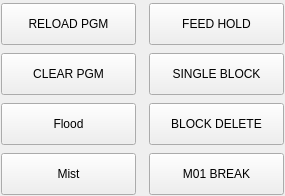
<?xml version="1.0" encoding="UTF-8"?>
<ui version="4.0">
 <class>USER_BUTTONS</class>
 <widget class="QWidget" name="USER_BUTTONS">
  <property name="geometry">
   <rect>
    <x>0</x>
    <y>0</y>
    <width>285</width>
    <height>196</height>
   </rect>
  </property>
  <property name="sizePolicy">
   <sizepolicy hsizetype="Preferred" vsizetype="Preferred">
    <horstretch>0</horstretch>
    <verstretch>0</verstretch>
   </sizepolicy>
  </property>
  <property name="windowTitle">
   <string>User Buttons</string>
  </property>
  <property name="layoutDirection">
   <enum>Qt::LayoutDirection::LeftToRight</enum>
  </property>
  <layout class="QGridLayout" name="gridLayout">
   <property name="leftMargin">
    <number>1</number>
   </property>
   <property name="topMargin">
    <number>3</number>
   </property>
   <property name="rightMargin">
    <number>1</number>
   </property>
   <property name="bottomMargin">
    <number>1</number>
   </property>
   <property name="horizontalSpacing">
    <number>3</number>
   </property>
   <property name="verticalSpacing">
    <number>8</number>
   </property>
   <item row="2" column="2">
    <widget class="ActionButton" name="block_delete_button">
     <property name="sizePolicy">
      <sizepolicy hsizetype="Preferred" vsizetype="Fixed">
       <horstretch>0</horstretch>
       <verstretch>0</verstretch>
      </sizepolicy>
     </property>
     <property name="minimumSize">
      <size>
       <width>135</width>
       <height>42</height>
      </size>
     </property>
     <property name="maximumSize">
      <size>
       <width>16777215</width>
       <height>42</height>
      </size>
     </property>
     <property name="focusPolicy">
      <enum>Qt::FocusPolicy::NoFocus</enum>
     </property>
     <property name="styleSheet">
      <string notr="true">QPushButton {
   	font: 15pt &quot;Bebas Kai&quot;;
}</string>
     </property>
     <property name="text">
      <string>BLOCK DELETE</string>
     </property>
     <property name="checkable">
      <bool>true</bool>
     </property>
     <property name="actionName" stdset="0">
      <string>program.block-delete.toggle</string>
     </property>
    </widget>
   </item>
   <item row="3" column="2">
    <widget class="ActionButton" name="m01_break_button">
     <property name="sizePolicy">
      <sizepolicy hsizetype="Preferred" vsizetype="Fixed">
       <horstretch>0</horstretch>
       <verstretch>0</verstretch>
      </sizepolicy>
     </property>
     <property name="minimumSize">
      <size>
       <width>135</width>
       <height>42</height>
      </size>
     </property>
     <property name="maximumSize">
      <size>
       <width>16777215</width>
       <height>42</height>
      </size>
     </property>
     <property name="focusPolicy">
      <enum>Qt::FocusPolicy::NoFocus</enum>
     </property>
     <property name="styleSheet">
      <string notr="true">QPushButton {
   	font: 15pt &quot;Bebas Kai&quot;;
}</string>
     </property>
     <property name="text">
      <string>M01 BREAK</string>
     </property>
     <property name="checkable">
      <bool>true</bool>
     </property>
     <property name="actionName" stdset="0">
      <string>program.optional-stop.toggle</string>
     </property>
    </widget>
   </item>
   <item row="2" column="0">
    <widget class="ActionButton" name="flood_button">
     <property name="sizePolicy">
      <sizepolicy hsizetype="Preferred" vsizetype="Fixed">
       <horstretch>0</horstretch>
       <verstretch>0</verstretch>
      </sizepolicy>
     </property>
     <property name="minimumSize">
      <size>
       <width>135</width>
       <height>42</height>
      </size>
     </property>
     <property name="maximumSize">
      <size>
       <width>16777215</width>
       <height>42</height>
      </size>
     </property>
     <property name="focusPolicy">
      <enum>Qt::FocusPolicy::NoFocus</enum>
     </property>
     <property name="styleSheet">
      <string notr="true">QPushButton {
   	font: 15pt &quot;Bebas Kai&quot;;
}</string>
     </property>
     <property name="text">
      <string>Flood</string>
     </property>
     <property name="checkable">
      <bool>true</bool>
     </property>
     <property name="actionName" stdset="0">
      <string>coolant.flood.toggle</string>
     </property>
    </widget>
   </item>
   <item row="1" column="2">
    <widget class="ActionButton" name="single_block_button">
     <property name="sizePolicy">
      <sizepolicy hsizetype="Preferred" vsizetype="Fixed">
       <horstretch>0</horstretch>
       <verstretch>0</verstretch>
      </sizepolicy>
     </property>
     <property name="minimumSize">
      <size>
       <width>135</width>
       <height>42</height>
      </size>
     </property>
     <property name="maximumSize">
      <size>
       <width>16777215</width>
       <height>42</height>
      </size>
     </property>
     <property name="focusPolicy">
      <enum>Qt::FocusPolicy::NoFocus</enum>
     </property>
     <property name="styleSheet">
      <string notr="true">QPushButton {
   	font: 15pt &quot;Bebas Kai&quot;;
}</string>
     </property>
     <property name="text">
      <string>SINGLE BLOCK</string>
     </property>
     <property name="actionName" stdset="0">
      <string>program.step</string>
     </property>
    </widget>
   </item>
   <item row="3" column="0">
    <widget class="ActionButton" name="mist_button">
     <property name="sizePolicy">
      <sizepolicy hsizetype="Preferred" vsizetype="Fixed">
       <horstretch>1</horstretch>
       <verstretch>0</verstretch>
      </sizepolicy>
     </property>
     <property name="minimumSize">
      <size>
       <width>135</width>
       <height>42</height>
      </size>
     </property>
     <property name="maximumSize">
      <size>
       <width>16777215</width>
       <height>42</height>
      </size>
     </property>
     <property name="focusPolicy">
      <enum>Qt::FocusPolicy::NoFocus</enum>
     </property>
     <property name="styleSheet">
      <string notr="true">QPushButton {
   	font: 15pt &quot;Bebas Kai&quot;;
}</string>
     </property>
     <property name="text">
      <string>Mist</string>
     </property>
     <property name="checkable">
      <bool>true</bool>
     </property>
     <property name="actionName" stdset="0">
      <string>coolant.mist.toggle</string>
     </property>
    </widget>
   </item>
   <item row="0" column="2">
    <widget class="ActionButton" name="feed_hold_button">
     <property name="sizePolicy">
      <sizepolicy hsizetype="Preferred" vsizetype="Fixed">
       <horstretch>0</horstretch>
       <verstretch>0</verstretch>
      </sizepolicy>
     </property>
     <property name="minimumSize">
      <size>
       <width>135</width>
       <height>42</height>
      </size>
     </property>
     <property name="maximumSize">
      <size>
       <width>16777215</width>
       <height>42</height>
      </size>
     </property>
     <property name="focusPolicy">
      <enum>Qt::FocusPolicy::NoFocus</enum>
     </property>
     <property name="styleSheet">
      <string notr="true">QPushButton {
   	font: 15pt &quot;Bebas Kai&quot;;
}</string>
     </property>
     <property name="text">
      <string>FEED HOLD</string>
     </property>
     <property name="checkable">
      <bool>true</bool>
     </property>
     <property name="rules" stdset="0">
      <string>[{&quot;channels&quot;: [{&quot;url&quot;: &quot;status:interp_state?text&quot;, &quot;trigger&quot;: true}], &quot;property&quot;: &quot;Checked&quot;, &quot;expression&quot;: &quot;ch[0] == 'Paused'&quot;, &quot;name&quot;: &quot;check when paused&quot;}]</string>
     </property>
     <property name="actionName" stdset="0">
      <string>program.pause</string>
     </property>
    </widget>
   </item>
   <item row="1" column="0">
    <widget class="ActionButton" name="clear_program_button">
     <property name="sizePolicy">
      <sizepolicy hsizetype="Preferred" vsizetype="Fixed">
       <horstretch>0</horstretch>
       <verstretch>0</verstretch>
      </sizepolicy>
     </property>
     <property name="minimumSize">
      <size>
       <width>135</width>
       <height>42</height>
      </size>
     </property>
     <property name="maximumSize">
      <size>
       <width>16777215</width>
       <height>42</height>
      </size>
     </property>
     <property name="focusPolicy">
      <enum>Qt::FocusPolicy::NoFocus</enum>
     </property>
     <property name="styleSheet">
      <string notr="true">QPushButton {
   	font: 15pt &quot;Bebas Kai&quot;;
}</string>
     </property>
     <property name="text">
      <string>CLEAR PGM</string>
     </property>
     <property name="checkable">
      <bool>false</bool>
     </property>
     <property name="actionName" stdset="0">
      <string>program.clear</string>
     </property>
    </widget>
   </item>
   <item row="0" column="0">
    <widget class="ActionButton" name="reload_program_button">
     <property name="sizePolicy">
      <sizepolicy hsizetype="Preferred" vsizetype="Fixed">
       <horstretch>0</horstretch>
       <verstretch>0</verstretch>
      </sizepolicy>
     </property>
     <property name="minimumSize">
      <size>
       <width>135</width>
       <height>42</height>
      </size>
     </property>
     <property name="maximumSize">
      <size>
       <width>16777215</width>
       <height>42</height>
      </size>
     </property>
     <property name="focusPolicy">
      <enum>Qt::FocusPolicy::NoFocus</enum>
     </property>
     <property name="layoutDirection">
      <enum>Qt::LayoutDirection::LeftToRight</enum>
     </property>
     <property name="styleSheet">
      <string notr="true">QPushButton {
   	font: 15pt &quot;Bebas Kai&quot;;
}</string>
     </property>
     <property name="text">
      <string>RELOAD PGM</string>
     </property>
     <property name="checkable">
      <bool>false</bool>
     </property>
     <property name="actionName" stdset="0">
      <string>program.reload</string>
     </property>
    </widget>
   </item>
   <item row="0" column="1">
    <widget class="QLabel" name="label">
     <property name="sizePolicy">
      <sizepolicy hsizetype="Preferred" vsizetype="Preferred">
       <horstretch>1</horstretch>
       <verstretch>0</verstretch>
      </sizepolicy>
     </property>
    </widget>
   </item>
   <item row="1" column="1">
    <widget class="QLabel" name="label_2">
     <property name="sizePolicy">
      <sizepolicy hsizetype="Preferred" vsizetype="Preferred">
       <horstretch>1</horstretch>
       <verstretch>0</verstretch>
      </sizepolicy>
     </property>
    </widget>
   </item>
   <item row="2" column="1">
    <widget class="QLabel" name="label_3">
     <property name="sizePolicy">
      <sizepolicy hsizetype="Preferred" vsizetype="Preferred">
       <horstretch>1</horstretch>
       <verstretch>0</verstretch>
      </sizepolicy>
     </property>
    </widget>
   </item>
   <item row="3" column="1">
    <widget class="QLabel" name="label_4">
     <property name="sizePolicy">
      <sizepolicy hsizetype="Preferred" vsizetype="Preferred">
       <horstretch>1</horstretch>
       <verstretch>0</verstretch>
      </sizepolicy>
     </property>
    </widget>
   </item>
  </layout>
 </widget>
 <customwidgets>
  <customwidget>
   <class>ActionButton</class>
   <extends>QPushButton</extends>
   <header>qtpyvcp.widgets.button_widgets.action_button</header>
  </customwidget>
 </customwidgets>
 <resources/>
 <connections/>
</ui>
